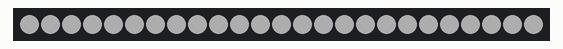
A sketch run on a simulated Arduino Uno, built with avr-gcc and run on an emulated ATmega328P. Shown: 25 RGB LEDs in strip order, left to right. Dim RGB values are drawn brighter than linear; what the sketch prints to the serial monitor is not drawn.

Above: at 5.1 s.
At 8.5 s:
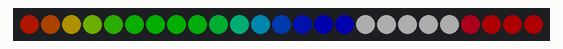
At 19.19 s:
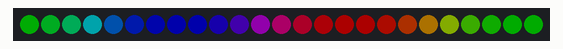
At 22.48 s:
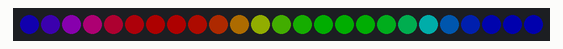
At 26.41 s:
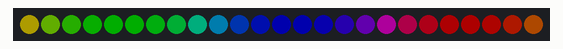
At 33.6 s:
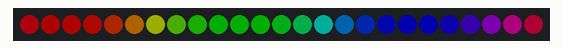

Measured:
- what the display in image 0 shows lasts 3.1 s, from 5.1 s to 8.2 s
- what the display in image 1 shows lasts 2.4 s, from 8.5 s to 10.9 s

The sketch:

RGBWstrandtest.ino
```cpp
#include <Adafruit_NeoPixel.h>
#ifdef __AVR__
 #include <avr/power.h> // Required for 16 MHz Adafruit Trinket
#endif

// Which pin on is connected to the NeoPixels?
#define LED_PIN    8

// How many NeoPixels are attached?
#define LED_COUNT  25

// NeoPixel brightness, 0 (min) to 255 (max)
#define BRIGHTNESS 50 // Set BRIGHTNESS to about 1/5 (max = 255)

// Declare our NeoPixel strip object:
Adafruit_NeoPixel strip(LED_COUNT, LED_PIN, NEO_GRB + NEO_KHZ800);
// Argument 1 = Number of pixels in NeoPixel strip
// Argument 2 = Arduino pin number (most are valid)
// Argument 3 = Pixel type flags, add together as needed:
//   NEO_KHZ800  800 KHz bitstream (most NeoPixel products w/WS2812 LEDs)
//   NEO_KHZ400  400 KHz (classic 'v1' (not v2) FLORA pixels, WS2811 drivers)
//   NEO_GRB     Pixels are wired for GRB bitstream (most NeoPixel products)
//   NEO_RGB     Pixels are wired for RGB bitstream (v1 FLORA pixels, not v2)
//   NEO_RGBW    Pixels are wired for RGBW bitstream (NeoPixel RGBW products)

void setup() {
  // optional console output for validation (set Tools->USB CDC on Boot->Enabled)
  Serial.begin(115200);
  Serial.println("ESP32-C3FH4-RGB - I am ALIVE!");

  strip.begin();           // INITIALIZE NeoPixel strip object (REQUIRED)
  strip.show();            // Turn OFF all pixels ASAP
  strip.setBrightness(BRIGHTNESS);
}

void loop() {
  // Fill along the length of the strip in various colors...
  colorWipe(strip.Color(255,   0,   0)     , 50); // Red
  colorWipe(strip.Color(  0, 255,   0)     , 50); // Green
  colorWipe(strip.Color(  0,   0, 255)     , 50); // Blue
  colorWipe(strip.Color(255, 255, 255), 50); // not RGB white

  whiteOverRainbow(75, 5);

  pulseWhite(5);

  rainbowFade2White(3, 3, 1);
}

// Fill strip pixels one after another with a color. Strip is NOT cleared
// first; anything there will be covered pixel by pixel. Pass in color
// (as a single 'packed' 32-bit value, which you can get by calling
// strip.Color(red, green, blue) as shown in the loop() function above),
// and a delay time (in milliseconds) between pixels.
void colorWipe(uint32_t color, int wait) {
  for(int i=0; i<strip.numPixels(); i++) { // For each pixel in strip...
    strip.setPixelColor(i, color);         //  Set pixel's color (in RAM)
    strip.show();                          //  Update strip to match
    delay(wait);                           //  Pause for a moment
  }
}

void whiteOverRainbow(int whiteSpeed, int whiteLength) {

  if(whiteLength >= strip.numPixels()) whiteLength = strip.numPixels() - 1;

  int      head          = whiteLength - 1;
  int      tail          = 0;
  int      loops         = 3;
  int      loopNum       = 0;
  uint32_t lastTime      = millis();
  uint32_t firstPixelHue = 0;

  for(;;) { // Repeat forever (or until a 'break' or 'return')
    for(int i=0; i<strip.numPixels(); i++) {  // For each pixel in strip...
      if(((i >= tail) && (i <= head)) ||      //  If between head & tail...
         ((tail > head) && ((i >= tail) || (i <= head)))) {
        strip.setPixelColor(i, strip.Color(255, 255, 255)); // Set white
      } else {                                             // else set rainbow
        int pixelHue = firstPixelHue + (i * 65536L / strip.numPixels());
        strip.setPixelColor(i, strip.gamma32(strip.ColorHSV(pixelHue)));
      }
    }

    strip.show(); // Update strip with new contents
    // There's no delay here, it just runs full-tilt until the timer and
    // counter combination below runs out.

    firstPixelHue += 40; // Advance just a little along the color wheel

    if((millis() - lastTime) > whiteSpeed) { // Time to update head/tail?
      if(++head >= strip.numPixels()) {      // Advance head, wrap around
        head = 0;
        if(++loopNum >= loops) return;
      }
      if(++tail >= strip.numPixels()) {      // Advance tail, wrap around
        tail = 0;
      }
      lastTime = millis();                   // Save time of last movement
    }
  }
}

void pulseWhite(uint8_t wait) {
  for(int j=0; j<256; j++) { // Ramp up from 0 to 255
    // Fill entire strip with white at gamma-corrected brightness level 'j':
    strip.fill(strip.Color(strip.gamma8(j), strip.gamma8(j), strip.gamma8(j)));
    strip.show();
    delay(wait);
  }

  for(int j=255; j>=0; j--) { // Ramp down from 255 to 0
    strip.fill(strip.Color(strip.gamma8(j), strip.gamma8(j), strip.gamma8(j)));
    strip.show();
    delay(wait);
  }
}

void rainbowFade2White(int wait, int rainbowLoops, int whiteLoops) {
  int fadeVal=0, fadeMax=100;

  // Hue of first pixel runs 'rainbowLoops' complete loops through the color
  // wheel. Color wheel has a range of 65536 but it's OK if we roll over, so
  // just count from 0 to rainbowLoops*65536, using steps of 256 so we
  // advance around the wheel at a decent clip.
  for(uint32_t firstPixelHue = 0; firstPixelHue < rainbowLoops*65536;
    firstPixelHue += 256) {

    for(int i=0; i<strip.numPixels(); i++) { // For each pixel in strip...

      // Offset pixel hue by an amount to make one full revolution of the
      // color wheel (range of 65536) along the length of the strip
      // (strip.numPixels() steps):
      uint32_t pixelHue = firstPixelHue + (i * 65536L / strip.numPixels());

      // strip.ColorHSV() can take 1 or 3 arguments: a hue (0 to 65535) or
      // optionally add saturation and value (brightness) (each 0 to 255).
      // Here we're using just the three-argument variant, though the
      // second value (saturation) is a constant 255.
      strip.setPixelColor(i, strip.gamma32(strip.ColorHSV(pixelHue, 255,
        255 * fadeVal / fadeMax)));
    }

    strip.show();
    delay(wait);

    if(firstPixelHue < 65536) {                              // First loop,
      if(fadeVal < fadeMax) fadeVal++;                       // fade in
    } else if(firstPixelHue >= ((rainbowLoops-1) * 65536)) { // Last loop,
      if(fadeVal > 0) fadeVal--;                             // fade out
    } else {
      fadeVal = fadeMax; // Interim loop, make sure fade is at max
    }
  }

  for(int k=0; k<whiteLoops; k++) {
    for(int j=0; j<256; j++) { // Ramp up 0 to 255
      // Fill entire strip with white at gamma-corrected brightness level 'j':
      strip.fill(strip.Color(strip.gamma8(j), strip.gamma8(j), strip.gamma8(j)));
      strip.show();
    }
    delay(1000); // Pause 1 second
    for(int j=255; j>=0; j--) { // Ramp down 255 to 0
      strip.fill(strip.Color(strip.gamma8(j), strip.gamma8(j), strip.gamma8(j)));
      strip.show();
    }
  }

  delay(500); // Pause 1/2 second
}
```
